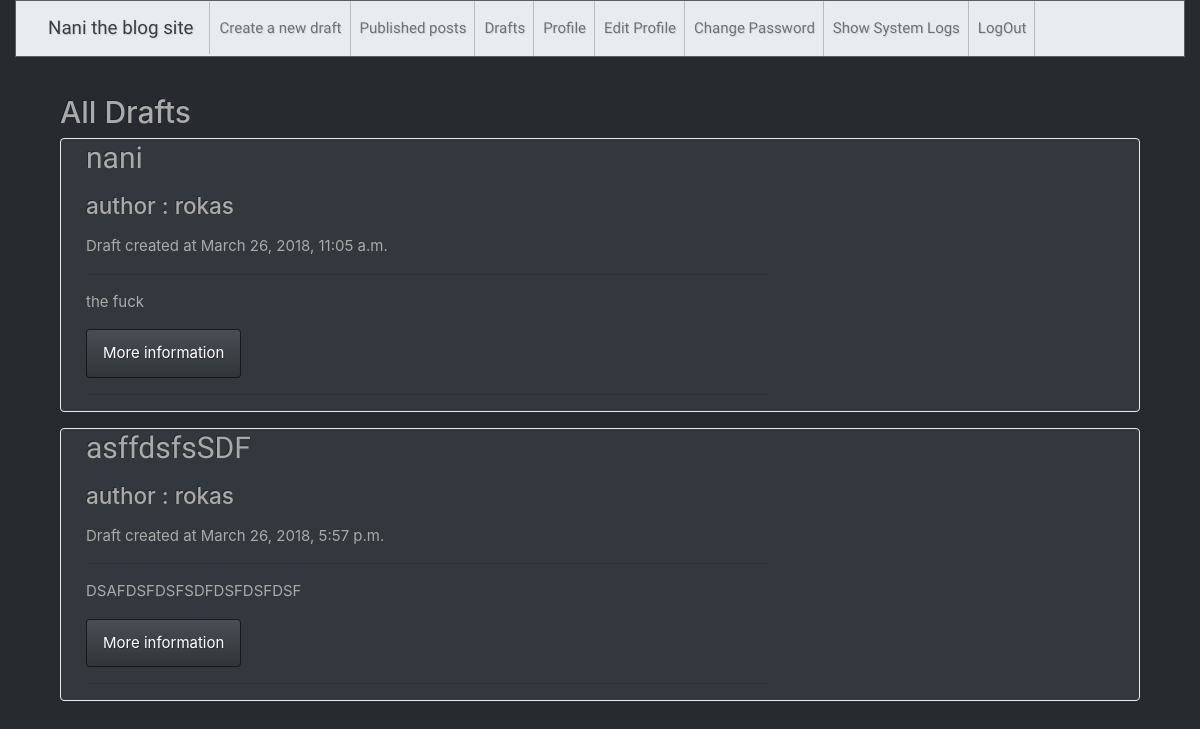
The app's page /blog/drafts/ (signed in), older data.
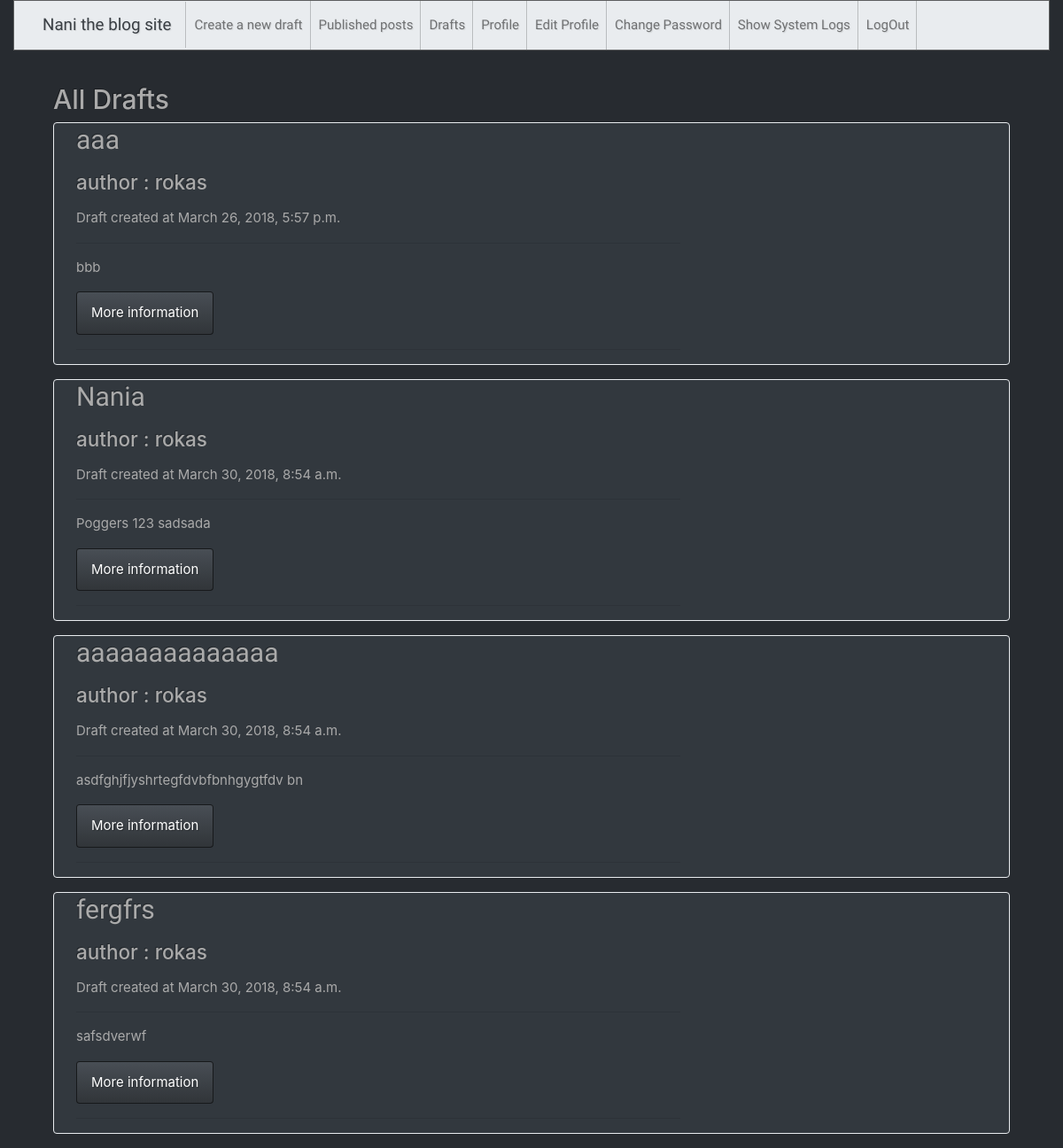
The same page, newer data.
### blog/models.py (models this page shows, shortened)
class Post(models.Model):
    user = models.ForeignKey(User,on_delete=models.CASCADE)
    title = models.CharField(max_length=100)
    text = models.TextField(max_length=500)
    create_date = models.DateTimeField(default=datetime.datetime.now())
    published_date = models.DateTimeField(blank=True,null=True)

### blog/views.py (the view)
@login_required
def draft_list(request):
    queryset= Post.objects.filter(published_date__isnull=True).order_by('create_date')
    args = {'object_list':queryset}
    return render(request,'blog/post_draft_list.html',args)

### blog/templates/blog/post_draft_list.html (shortened to what this page needs)
{% extends "base.html" %}
{% block body %}
    <div class="container centerstage">
      <h2>All Drafts </h2>
    {% for obj in object_list %}
        <div class="card border-light mb-3" style="padding-left: 10px">
              <div class="col-md-8" >
        <h2>
            <a id="posttitle">{{obj.title}}</a>
        </h2>
        <p class="lead">
          <h4>author : {{obj.user}}</h4>
        </p>
        <p> Draft created at {{obj.create_date}}</p>
        <hr>
        <p>{{obj.text|truncatewords:10}}</p>
        <a class="btn btn-primary" href="{% url 'blog:post_detail' pk=obj.id %}">More information</a>
        <hr>
      </div>
        </div>
    {% endfor %}
          </div>
{% endblock %}

Row changes from the older to the newer data that the page shows:
no longer on this page (row edited): Post: title "nani", user "rokas", create_date "March 26, 2018, 11:05 a.m.", text "the fuck"
changed Post: title "asffdsfsSDF" → "aaa"; text "DSAFDSFDSFSDFDSFDSFDSF" → "bbb"
added Post: title "Nania", user "rokas", create_date "March 30, 2018, 8:54 a.m.", text "Poggers 123 sadsada"
added Post: title "aaaaaaaaaaaaaa", user "rokas", create_date "March 30, 2018, 8:54 a.m.", text "asdfghjfjyshrtegfdvbfbnhgygtfdv bn"
added Post: title "fergfrs", user "rokas", create_date "March 30, 2018, 8:54 a.m.", text "safsdverwf"
